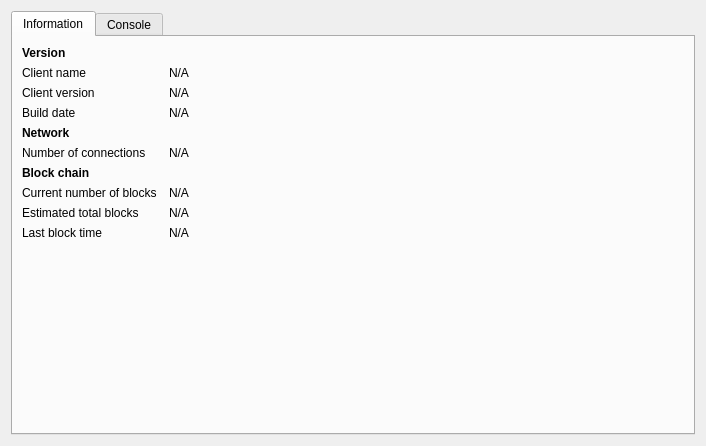
<?xml version="1.0" encoding="UTF-8"?>
<ui version="4.0">
 <class>RPCConsole</class>
 <widget class="QDialog" name="RPCConsole">
  <property name="geometry">
   <rect>
    <x>0</x>
    <y>0</y>
    <width>706</width>
    <height>446</height>
   </rect>
  </property>
  <property name="windowTitle">
   <string>EmollientCoin debug window</string>
  </property>
  <layout class="QVBoxLayout" name="verticalLayout_2">
   <item>
    <widget class="QTabWidget" name="tabWidget">
     <property name="currentIndex">
      <number>0</number>
     </property>
     <widget class="QWidget" name="tab_info">
      <attribute name="title">
       <string>Information</string>
      </attribute>
      <layout class="QGridLayout" name="gridLayout" columnstretch="0,1">
       <property name="horizontalSpacing">
        <number>12</number>
       </property>
       <item row="1" column="0">
        <widget class="QLabel" name="label_5">
         <property name="text">
          <string>Client name</string>
         </property>
        </widget>
       </item>
       <item row="1" column="1">
        <widget class="QLabel" name="clientName">
         <property name="text">
          <string>N/A</string>
         </property>
         <property name="textFormat">
          <enum>Qt::PlainText</enum>
         </property>
         <property name="textInteractionFlags">
          <set>Qt::LinksAccessibleByMouse|Qt::TextSelectableByKeyboard|Qt::TextSelectableByMouse</set>
         </property>
        </widget>
       </item>
       <item row="2" column="0">
        <widget class="QLabel" name="label_6">
         <property name="text">
          <string>Client version</string>
         </property>
        </widget>
       </item>
       <item row="2" column="1">
        <widget class="QLabel" name="clientVersion">
         <property name="text">
          <string>N/A</string>
         </property>
         <property name="textFormat">
          <enum>Qt::PlainText</enum>
         </property>
         <property name="textInteractionFlags">
          <set>Qt::LinksAccessibleByMouse|Qt::TextSelectableByKeyboard|Qt::TextSelectableByMouse</set>
         </property>
        </widget>
       </item>
       <item row="0" column="0">
        <widget class="QLabel" name="label_9">
         <property name="font">
          <font>
           <weight>75</weight>
           <bold>true</bold>
          </font>
         </property>
         <property name="text">
          <string>Version</string>
         </property>
        </widget>
       </item>
       <item row="4" column="0">
        <widget class="QLabel" name="label_11">
         <property name="font">
          <font>
           <weight>75</weight>
           <bold>true</bold>
          </font>
         </property>
         <property name="text">
          <string>Network</string>
         </property>
        </widget>
       </item>
       <item row="5" column="0">
        <widget class="QLabel" name="label_7">
         <property name="text">
          <string>Number of connections</string>
         </property>
        </widget>
       </item>
       <item row="5" column="1">
        <widget class="QLabel" name="numberOfConnections">
         <property name="text">
          <string>N/A</string>
         </property>
         <property name="textFormat">
          <enum>Qt::PlainText</enum>
         </property>
         <property name="textInteractionFlags">
          <set>Qt::LinksAccessibleByMouse|Qt::TextSelectableByKeyboard|Qt::TextSelectableByMouse</set>
         </property>
        </widget>
       </item>
       <item row="6" column="0">
        <widget class="QLabel" name="label_10">
         <property name="font">
          <font>
           <weight>75</weight>
           <bold>true</bold>
          </font>
         </property>
         <property name="text">
          <string>Block chain</string>
         </property>
        </widget>
       </item>
       <item row="7" column="0">
        <widget class="QLabel" name="label_3">
         <property name="text">
          <string>Current number of blocks</string>
         </property>
        </widget>
       </item>
       <item row="7" column="1">
        <widget class="QLabel" name="numberOfBlocks">
         <property name="text">
          <string>N/A</string>
         </property>
         <property name="textFormat">
          <enum>Qt::PlainText</enum>
         </property>
         <property name="textInteractionFlags">
          <set>Qt::LinksAccessibleByMouse|Qt::TextSelectableByKeyboard|Qt::TextSelectableByMouse</set>
         </property>
        </widget>
       </item>
       <item row="8" column="0">
        <widget class="QLabel" name="label_4">
         <property name="text">
          <string>Estimated total blocks</string>
         </property>
        </widget>
       </item>
       <item row="8" column="1">
        <widget class="QLabel" name="totalBlocks">
         <property name="text">
          <string>N/A</string>
         </property>
         <property name="textFormat">
          <enum>Qt::PlainText</enum>
         </property>
         <property name="textInteractionFlags">
          <set>Qt::LinksAccessibleByMouse|Qt::TextSelectableByKeyboard|Qt::TextSelectableByMouse</set>
         </property>
        </widget>
       </item>
       <item row="9" column="0">
        <widget class="QLabel" name="label_2">
         <property name="text">
          <string>Last block time</string>
         </property>
        </widget>
       </item>
       <item row="9" column="1">
        <widget class="QLabel" name="lastBlockTime">
         <property name="text">
          <string>N/A</string>
         </property>
         <property name="textFormat">
          <enum>Qt::PlainText</enum>
         </property>
         <property name="textInteractionFlags">
          <set>Qt::LinksAccessibleByMouse|Qt::TextSelectableByKeyboard|Qt::TextSelectableByMouse</set>
         </property>
        </widget>
       </item>
       <item row="10" column="0">
        <spacer name="verticalSpacer">
         <property name="orientation">
          <enum>Qt::Vertical</enum>
         </property>
         <property name="sizeHint" stdset="0">
          <size>
           <width>20</width>
           <height>40</height>
          </size>
         </property>
        </spacer>
       </item>
       <item row="3" column="0">
        <widget class="QLabel" name="label_12">
         <property name="text">
          <string>Build date</string>
         </property>
        </widget>
       </item>
       <item row="3" column="1">
        <widget class="QLabel" name="buildDate">
         <property name="text">
          <string>N/A</string>
         </property>
        </widget>
       </item>
      </layout>
     </widget>
     <widget class="QWidget" name="tab_console">
      <attribute name="title">
       <string>Console</string>
      </attribute>
      <layout class="QVBoxLayout" name="verticalLayout_3">
       <property name="spacing">
        <number>3</number>
       </property>
       <item>
        <widget class="QTextEdit" name="messagesWidget">
         <property name="minimumSize">
          <size>
           <width>0</width>
           <height>100</height>
          </size>
         </property>
         <property name="readOnly">
          <bool>true</bool>
         </property>
         <property name="tabKeyNavigation" stdset="0">
          <bool>false</bool>
         </property>
         <property name="columnCount" stdset="0">
          <number>2</number>
         </property>
        </widget>
       </item>
       <item>
        <layout class="QHBoxLayout" name="horizontalLayout">
         <property name="spacing">
          <number>3</number>
         </property>
         <item>
          <widget class="QLabel" name="label">
           <property name="text">
            <string>&gt;</string>
           </property>
          </widget>
         </item>
         <item>
          <widget class="QLineEdit" name="lineEdit"/>
         </item>
         <item>
          <widget class="QPushButton" name="clearButton">
           <property name="maximumSize">
            <size>
             <width>24</width>
             <height>24</height>
            </size>
           </property>
           <property name="toolTip">
            <string>Clear console</string>
           </property>
           <property name="text">
            <string/>
           </property>
           <property name="icon">
            <iconset resource="../bitcoin.qrc">
             <normaloff>:/icons/remove</normaloff>:/icons/remove</iconset>
           </property>
           <property name="shortcut">
            <string notr="true">Ctrl+L</string>
           </property>
           <property name="autoDefault">
            <bool>false</bool>
           </property>
          </widget>
         </item>
        </layout>
       </item>
      </layout>
     </widget>
    </widget>
   </item>
  </layout>
 </widget>
 <resources>
  <include location="../bitcoin.qrc"/>
 </resources>
 <connections/>
</ui>
